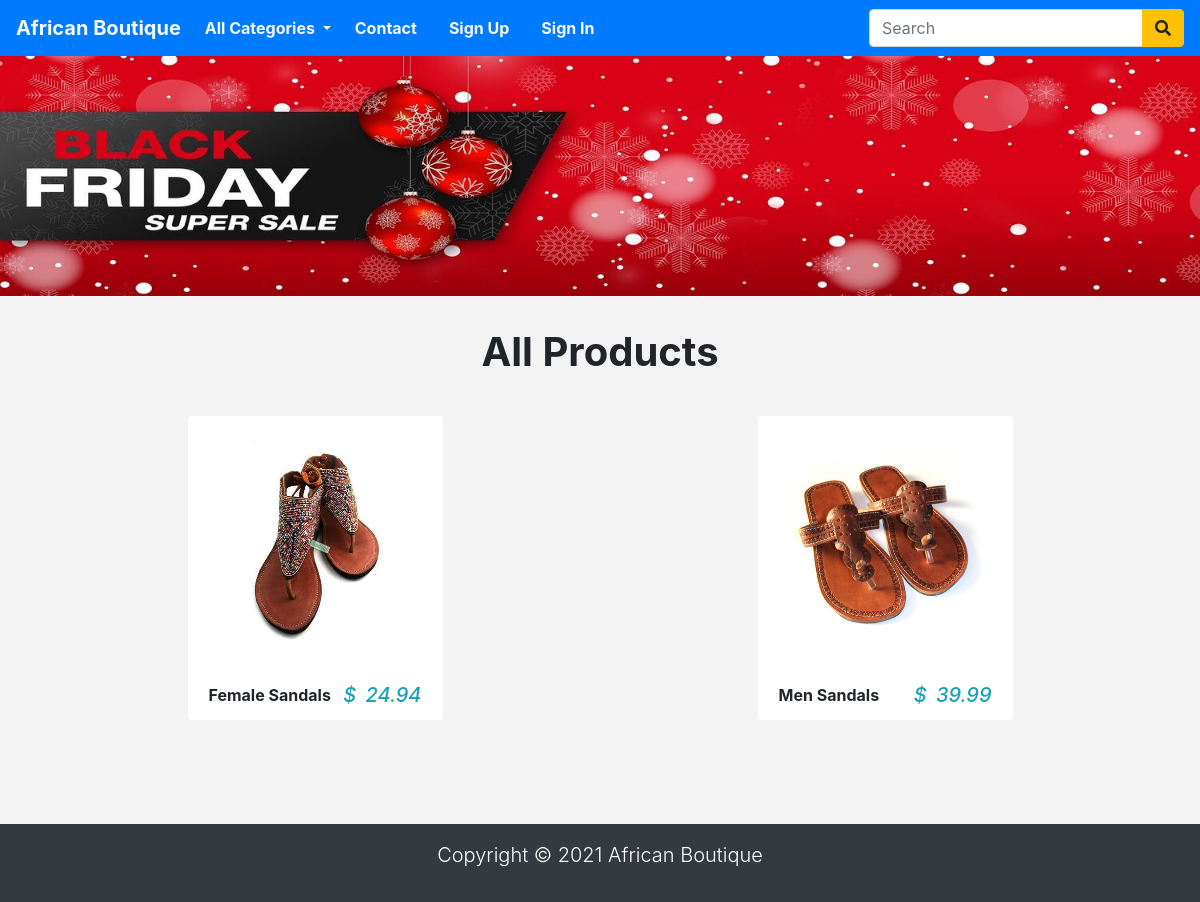
/category/sandals, run on the app's committed database.
### store/models.py (models this page shows, shortened)
class Product(models.Model):
    name = models.CharField(max_length=250, unique=True)
    slug = models.SlugField(max_length=250, unique=True)
    description = models.TextField(blank=True)
    category = models.ForeignKey(Category, on_delete=models.CASCADE)
    price = models.DecimalField(max_digits=10, decimal_places=2)
    image = models.ImageField(upload_to='product', blank=True)
    stock = models.IntegerField()
    available = models.BooleanField(default=True)
    created = models.DateTimeField(auto_now_add=True)
    updated = models.DateTimeField(auto_now=True)
    class Meta:
        ordering = ('name',)
        verbose_name = 'product'
        verbose_name_plural = 'products'
    def get_url(self):
        return reverse('product_detail', args=[self.category.slug, self.slug])

### store/views.py (the view)
# urls.py: 2. Add a URL to urlpatterns:  path('', views.home, name='home')
def home(request, category_slug=None):
    category_page = None
    products_list = None
    if category_slug != None:
        category_page = get_object_or_404(Category, slug=category_slug)
        products_list = Product.objects.filter(category=category_page, available=True)
    else:
        products_list = Product.objects.all().filter(available=True)
    paginator = Paginator(products_list, 4)
    try:
        page = int(request.GET.get('page', '1'))
    except:
        page = 1
    try:
        products = paginator.page(page)
    except(EmptyPage, InvalidPage):
        products = paginator.page(paginator.num_pages)
    return render(request, 'home.html', {'category': category_page, 'products': products})

### store/context_processors.py (called while the page is built)
def counter(request):
    item_count = 0
    if 'admin' in request.path:
        return {}
    else:
        try:
            cart=Cart.objects.filter(cart_id=_cart_id(request))
            cart_items = CartItem.objects.all().filter(cart=cart[:1])
            for cart_item in cart_items:
                item_count += cart_item.quantity
        except Cart.DoesNotExist:
            item_count = 0
    return dict(item_count=item_count)

def menu_links(request):
    links = Category.objects.all()
    return dict(links=links)

### store/models.py (called while the page is built)
    def get_url(self):
        return reverse('products_by_category', args=[self.slug])

### store/views.py (called while the page is built)
def _cart_id(request):
    cart = request.session.session_key
    if not cart:
        cart = request.session.create()
    return cart

### store/templates/home.html (shortened to what this page needs)
{% extends 'base.html' %}
{% load static %}
{% block content %}
    <div class="container-fluid">
        <div class="row">
            <img style="width: 100%" src="{% static 'img/banner.jpg' %}" alt="">
        </div>
    </div>
    <div class="py-4">
        <div class="container">
            <div class="row">
                <div class="col-10 mx-auto my-2 text-center">
                    <h1 class="text-captitalze font-weight-bold">
                        All Products
                    </h1>
                </div>
            </div>
        </div>
    </div>
    <div class="container">
        <div class="row">
            {% for product in products %}
            <div class="col-9 mx-auto col-md-6 col-lg-3">
                <div class="card mb-4" style="border-color: transparent;">
                    <div class="p-4">
                        <a href="{{product.get_url}}">
                            <img src="{{product.image.url}}" class="card-img-top" alt="{{product.name}}">
                        </a>
                    </div>
                    <div class="card-footer d-flex justify-content-between" style="background: transparent; border-color: transparent;">
                        <p class="font-weight-bold mb-0">{{product.name}}
                        </p>
                        <h5 class="text-info font-italic mb-0">
                            <span class="mr-1">$</span> {{product.price}}
                        </h5>
                    </div>
                </div>
            </div>
            {% endfor %}
        </div>
        <br>
    </div>
{% endblock %}

### store/static/css/base.css (style rules this page uses)
body { background: #f3f3f3; }

### data on the page
Product: image (picture), name "Female Sandals", price "24.94"
Product: image (picture), name "Men Sandals", price "39.99"
